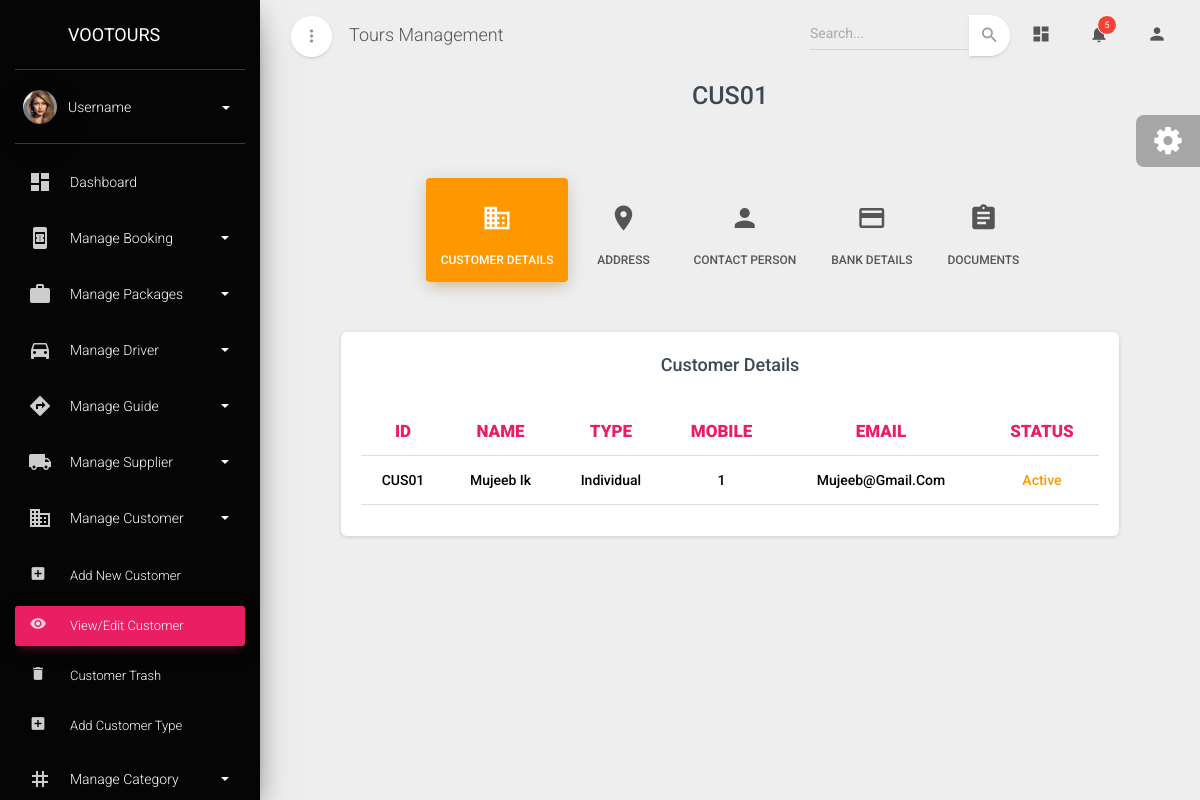
Screenshot of /companydetailsview/CUS01/ with the database file from the repository.
### admin_dashboard/models.py (models this page shows, shortened)
class Company(models.Model):
    company_id=models.CharField(max_length=10,primary_key=True,editable=False)
    name=models.CharField(max_length=100)
    company_type=models.ForeignKey(Company_type,on_delete=models.CASCADE)
    tl_number=models.PositiveIntegerField()
    vat_number=models.PositiveIntegerField()
    address1=models.CharField(max_length=100)
    city1=models.CharField(max_length=100)
    state1=models.CharField(max_length=100)
    country1=models.CharField(max_length=100)
    pincode1=models.PositiveIntegerField()
    phone1=models.PositiveIntegerField()
    address2=models.CharField(max_length=100,blank=True,null=True)
    city2=models.CharField(max_length=100,blank=True,null=True)
    state2=models.CharField(max_length=100,blank=True,null=True)
    country2=models.CharField(max_length=100,blank=True,null=True)
    pincode2=models.PositiveIntegerField(blank=True,null=True)
    phone2=models.PositiveIntegerField(blank=True,null=True)
    mobile=models.PositiveIntegerField()
    email=models.EmailField()
    trade_license=models.FileField(upload_to='company_trade_license/')
    vat_certificate=models.FileField(upload_to='company_vat_cerificate/')
    account_name=models.CharField(max_length=200)
    bank_name=models.CharField(max_length=200)
    account_number=models.PositiveIntegerField()
    iban=models.CharField(max_length=200)
    swift=models.CharField(max_length=200)
    routing_number=models.PositiveIntegerField()
    branch=models.CharField(max_length=100)
    city=models.CharField(max_length=100)
    country=models.CharField(max_length=200)
    status=models.ForeignKey(Status_type,on_delete=models.CASCADE)
    is_deleted=models.BooleanField(default=False)

class Company_type(models.Model):
    type_name=models.CharField(max_length=100,unique=True)
    def __str__(self):
        return self.type_name

class Status_type(models.Model):
    status=models.CharField(max_length=100,unique=True)
    def __str__(self):
        return self.status

### admin_dashboard/views.py (the view)
# urls.py: path('companydetailsview/<str:pk>/',company_detail_view,name='company_details'),
def company_detail_view(request,pk):
    company=Company.objects.get(company_id=pk)
    contact=Company_contact_details.objects.filter(company=company)
    return render(request,'company_detailview.html',{'data':company,'contact':contact})

### admin_dashboard/templates/company_detailview.html (shortened to what this page needs)
{% extends "base.html" %}
{% block content %}
            <div class="row mt-5">
                <div class="col-1"></div>
                <div class="col-md-10 ml-auto mr-auto">
                  <div class="page-categories">
                    <h3 class="title text-center font-weight-bold">{{data.company_id}}</h3>
                    <br />
                    <ul class="nav nav-pills nav-pills-warning nav-pills-icons justify-content-center mt-3" role="tablist">
                      <li class="nav-item">
                        <a class="nav-link active" data-toggle="tab" href="#details" role="tablist">
                          <i class="material-icons">business</i> Customer Details
                        </a>
                      </li>
                      <li class="nav-item">
                        <a class="nav-link" data-toggle="tab" href="#address" role="tablist">
                          <i class="material-icons">location_on</i> Address
                        </a>
                      </li>
                      <li class="nav-item">
                        <a class="nav-link" data-toggle="tab" href="#contactperson" role="tablist">
                          <i class="material-icons">person</i> Contact Person
                        </a>
                      </li>
                      <li class="nav-item">
                        <a class="nav-link" data-toggle="tab" href="#bank" role="tablist">
                          <i class="material-icons">payment</i>Bank Details
                        </a>
                      </li>
                      <li class="nav-item">
                        <a class="nav-link" data-toggle="tab" href="#document" role="tablist">
                          <i class="material-icons">assignment</i>Documents
                        </a>
                      </li>
                    </ul>
                    <div class="tab-content tab-space tab-subcategories">
                      <div class="tab-pane active" id="details">
                        <div class="card">
                          <div class="card-header">
                            <h4 class="card-title text-center font-weight-bold mt-2">Customer Details</h4>
                          </div>
                            <div class="card-body">
                                <div class="table-responsive">
                                  <table class="table">
                                    <thead>
                                      <tr>
                                        <th class="text-center  text-rose" style="font-weight: 900;" >ID</th>
                                        <th class="text-center  text-rose" style="font-weight: 900;" >NAME</th>
                                        <th class="text-center  text-rose" style="font-weight: 900;" >TYPE</th>
                                        <th class="text-center  text-rose" style="font-weight: 900;" >MOBILE</th>
                                        <th class="text-center  text-rose" style="font-weight: 900;" >EMAIL</th>
                                        <th class="text-center  text-rose" style="font-weight: 900;" >STATUS</th>
                                      </tr>
                                    </thead>
                                    <tbody>
                                      <tr>
                                        <td class="text-center text-capitalize" style="font-weight: 500;">{{data.company_id}}</td>
                                        <td class="text-center text-capitalize" style="font-weight: 500;">{{data.name}}</td>
                                        <td class="text-center text-capitalize" style="font-weight: 500;">{{data.company_type}}</td>
                                        <td class="text-center text-capitalize" style="font-weight: 500;">{{data.mobile}}</td>
                                        <td class="text-center text-capitalize" style="font-weight: 500;">{{data.email}}</td>
                                        {% if data.status == "Active" %}
                                          <td class="text-center text-capitalize text-success" style="font-weight: 500;">{{data.status}}</td>
                                        {% elif data.status == "Inactive" %}
                                          <td class="text-center text-capitalize text-priamry" style="font-weight: 500;">{{data.status}}</td>
                                        {% else %}
                                          <td class="text-center text-capitalize text-warning" style="font-weight: 500;">{{data.status}}</td>
                                        {% endif %}
                                      </tr>
                                    </tbody>
                                  </table>
                                </div>
                              </div>
                          </div>
                      </div>
                    </div>
                  </div>
                </div>
                <div class="col-1"></div>
              </div>
        </div>
{% endblock content %}

### rows the page displays
Company: company_id "CUS01", name "Mujeeb Ik", company_type "Individual", mobile "1", email "Mujeeb@gmail.com", status "Active"
